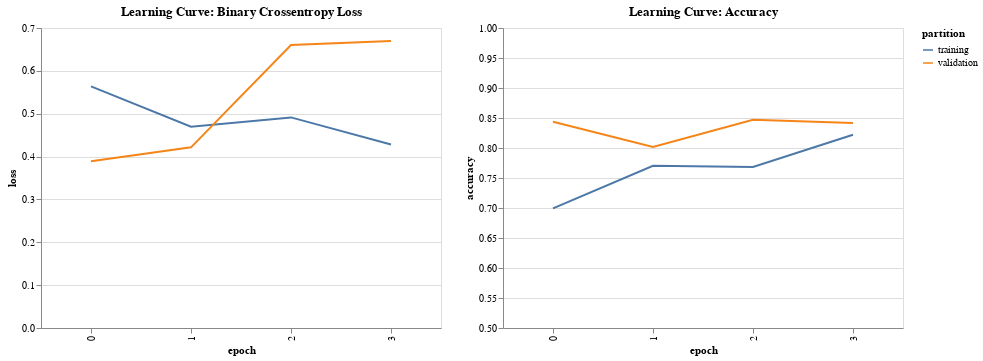

The cell this chart's notebook holds for it:
### Code cell
train_df = df_history[['loss', 'accuracy']].copy()
train_df.loc[:,'partition'] = 'training'

val_df = df_history[['val_loss', 'val_accuracy']].rename(columns={'val_loss':'loss', 'val_accuracy':'accuracy'})
val_df.loc[:, 'partition'] = 'validation'

chart_data = pd.concat([train_df, val_df]).reset_index().rename(columns={'index':'epoch'})

loss = alt.Chart(chart_data).mark_line().encode(
    alt.X('epoch:O'),
    alt.Y('loss:Q'),
    color='partition:N',
    tooltip=['loss', 'partition']
).properties(
    width=400,
    title='Learning Curve: Binary Crossentropy Loss'
).interactive()

accuracy = alt.Chart(chart_data).mark_line().encode(
    alt.X('epoch:O'),
    alt.Y('accuracy:Q', scale=alt.Scale(domain=[.5, 1])),
    color='partition:N',
    tooltip=['accuracy', 'partition']
).properties(
    width=400,
    title='Learning Curve: Accuracy'
).interactive()

loss | accuracy

### Figure 1 — Vega-Lite specification as saved in the notebook (floating-point values rounded to 4 significant figures)
{"config": {"view": {"continuousWidth": 400, "continuousHeight": 300}}, "hconcat": [{"mark": "line", "encoding": {"color": {"field": "partition", "type": "nominal"}, "tooltip": [{"field": "loss", "type": "quantitative"}, {"field": "partition", "type": "nominal"}], "x": {"field": "epoch", "type": "ordinal"}, "y": {"field": "loss", "type": "quantitative"}}, "selection": {"selector001": {"type": "interval", "bind": "scales", "encodings": ["x", "y"]}}, "title": "Learning Curve: Binary Crossentropy Loss", "width": 400}, {"mark": "line", "encoding": {"color": {"field": "partition", "type": "nominal"}, "tooltip": [{"field": "accuracy", "type": "quantitative"}, {"field": "partition", "type": "nominal"}], "x": {"field": "epoch", "type": "ordinal"}, "y": {"field": "accuracy", "scale": {"domain": [0.5, 1]}, "type": "quantitative"}}, "selection": {"selector002": {"type": "interval", "bind": "scales", "encodings": ["x", "y"]}}, "title": "Learning Curve: Accuracy", "width": 400}], "data": {"name": "data-c4919b572e7c63cca14e8128384ff7b0"}, "$schema": "https://vega.github.io/schema/vega-lite/v4.17.0.json", "datasets": {"data-c4919b572e7c63cca14e8128384ff7b0": [{"epoch": 0, "loss": 0.5637, "accuracy": 0.6993, "partition": "training"}, {"epoch": 1, "loss": 0.4696, "accuracy": 0.7703, "partition": "training"}, {"epoch": 2, "loss": 0.4914, "accuracy": 0.7684, "partition": "training"}, {"epoch": 3, "loss": 0.4282, "accuracy": 0.8222, "partition": "training"}, {"epoch": 0, "loss": 0.3892, "accuracy": 0.8436, "partition": "validation"}, {"epoch": 1, "loss": 0.4215, "accuracy": 0.8018, "partition": "validation"}, {"epoch": 2, "loss": 0.6603, "accuracy": 0.8472, "partition": "validation"}, {"epoch": 3, "loss": 0.6695, "accuracy": 0.8418, "partition": "validation"}]}}
